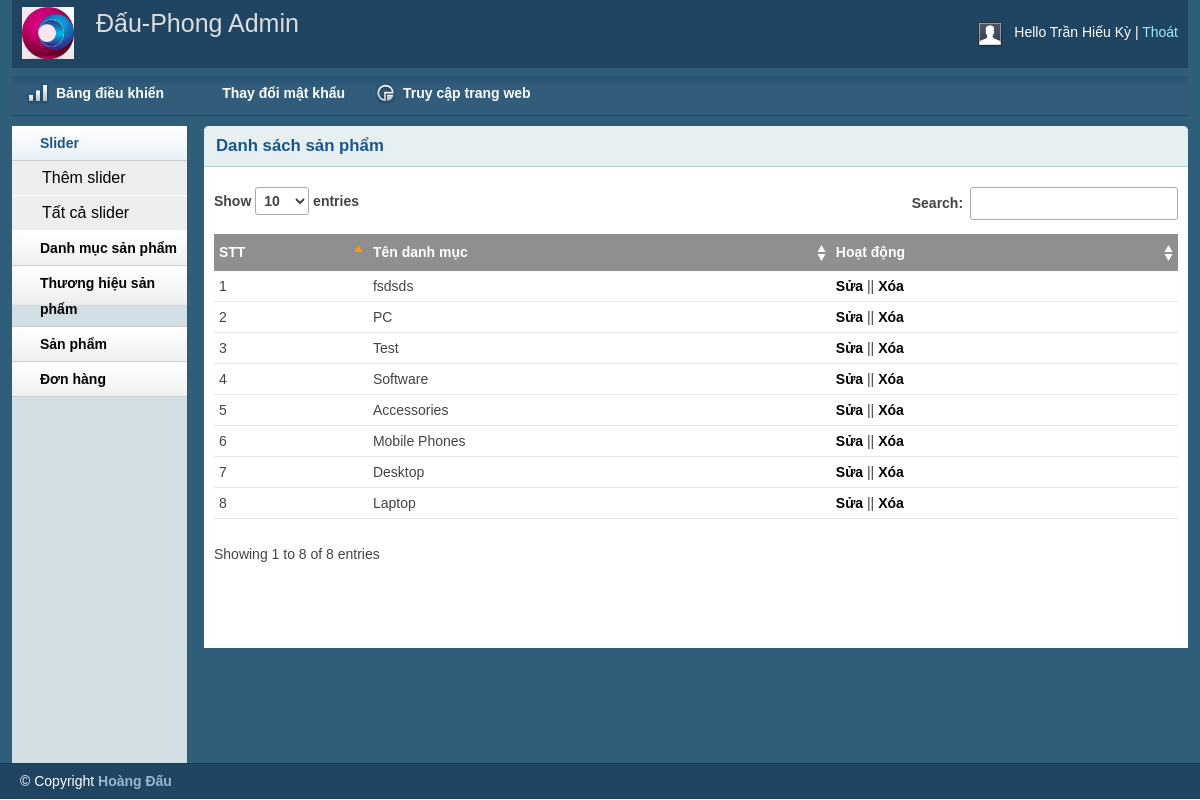
Screenshot of /admin/catlist.php (signed in) with the database file from the repository.
### tables this page shows
CREATE TABLE `tbl_category` (
  `catId` int(11) NOT NULL,
  `catName` varchar(255) NOT NULL
);

### lib/database.php (called while the page is built, shortened)
<?php
Class Database{
   public $host   = DB_HOST;
   public $user   = DB_USER;
   public $pass   = DB_PASS;
   public $dbname = DB_NAME;
   public $link;
private function connectDB(){
   $this->link = new mysqli($this->host, $this->user, $this->pass,
    $this->dbname);
 }
public function select($query){
  $result = $this->link->query($query) or
   die($this->link->error.__LINE__);
  if($result->num_rows > 0){
    return $result;
  } else {
    return false;
  }
 }
}

### classes/category.php (called while the page is built, shortened)
<?php
	$filepath = realpath(dirname(__FILE__));
	include_once ($filepath.'/../lib/database.php');
?>
<?php
	class category
	{
		private $db;
		public function __construct()
		{
			$this->db = new Database();
		}
		public function show_category(){
			$query = "SELECT * FROM tbl_category order by catId desc";
			$result = $this->db->select($query);
			return $result;
		}
	}
?>

### admin/catlist.php (the view, shortened to what this page needs)
<?php include 'inc/header.php';?>
<?php include 'inc/sidebar.php';?>
<?php include '../classes/category.php' ?>
<?php
    $cat = new category();
?>
        <div class="grid_10">
            <div class="box round first grid">
                <h2>Danh sách sản phẩm</h2>
                <div class="block">
                    <table class="data display datatable" id="example">
					<thead>
						<tr>
							<th>STT</th>
							<th>Tên danh mục</th>
							<th>Hoạt động</th>
						</tr>
					</thead>
					<tbody>
					<?php
						$show_cate = $cat->show_category();
						if($show_cate){
							$i = 0;
							while($result = $show_cate->fetch_assoc()){
								$i++;
					?>
						<tr class="odd gradeX">
							<td><?php echo $i; ?></td>
							<td><?php echo $result['catName'] ?></td>
							<td><a href="catedit.php?catid=<?php echo $result['catId'] ?>">Sửa</a> || <a onclick = "return confirm('Are you want to delete?')" href="?delid=<?php echo $result['catId'] ?>">Xóa</a></td>
						</tr>
						<?php
					}
						}
						?>
					</tbody>
				</table>
               </div>
            </div>
        </div>
<?php include 'inc/footer.php';?>

### admin/css/layout.css (style rules this page uses)
body { background: #fff none repeat scroll 0 0; color: #444; font-size: 14px; padding: 0; }
a { color: #000; font-weight:bold; text-decoration: none; }
h1, h2, h3, h4, h5, h6 { line-height:1.2em; margin-bottom:.3em; }
h2 { margin-top:1em; }
.box { background:#fff; margin-bottom:20px; padding:10px 10px 10px 10px; margin-left:-8px; }
.box.grid { padding-bottom:40px; }
.box.round { -moz-border-radius: 5px 5px 0px 0px; -webkit-border-radius: 5px 5px 0px 0px; border-radius: 5px 5px 0px 0px; }
.box h2 { font-size:1.2em; font-weight:bold; color:#1B548D; background:#E6F0F3; margin:-10px -10px 0 -10px; padding:10px 12px; border-bottom:1px solid #B3CBD6; -moz-border-radius: 5px 5px 0px 0px; -webkit-border-radius: 5px 5px 0px 0px; border-radius: 5px 5px 0px 0px; }
.box.first { min-height: 406px; }
.block { padding-top:20px; }
.block { padding-bottom:1px; }
table.display { margin: 0 auto; clear: both; width: 100%; }
.sorting_asc { background: #8f8f8f url(../img/table/sort_asc.png) no-repeat center right; padding:8px 5px; text-align:left; color:#fff; }
.sorting { background:#8f8f8f url(../img/table/sort_both.png) no-repeat center right; padding:8px 5px; text-align:left; color:#fff; }
tr.odd { height: 30px; line-height: 30px; border-bottom:1px solid #e6e6e6; }
tr.even { height: 30px; line-height: 30px; border-bottom:1px solid #e6e6e6; }
tr.odd td, tr.even td { padding-left:5px; }

### rows the page displays
tbl_category: catName "fsdsds"
tbl_category: catName "PC"
tbl_category: catName "Test"
tbl_category: catName "Software"
tbl_category: catName "Accessories"
tbl_category: catName "Mobile Phones"
tbl_category: catName "Desktop"
tbl_category: catName "Laptop"

### other values shown
Session::get('adminName') "Trần Hiếu Kỳ"
